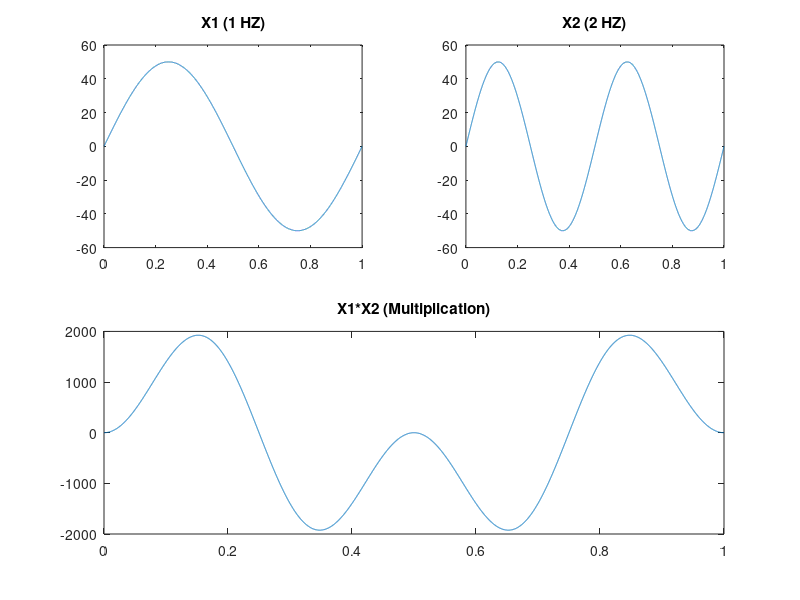

Reproduce this figure in MATLAB.
f1=1;
f2=2;
t=0:0.0001:1;
A=50;
x1=A*sin(2*pi*f1*t);
subplot(2,2,1);
plot(t,x1);
title('X1 (1 HZ)')
x2=A*sin(2*pi*f2*t);
subplot(2,2,2);
plot(t,x2);
title('X2 (2 HZ)')
mul=times(x1,x2);
%mul=x1.*x2;
subplot(2,2,[3,4]);
plot(t,mul);
title('X1*X2 (Multiplication)')